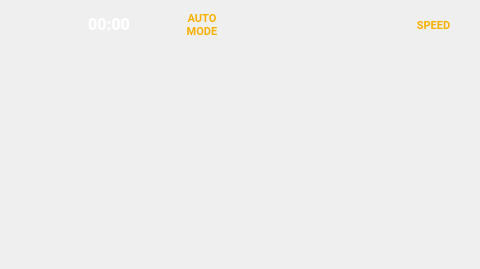
<?xml version="1.0" encoding="UTF-8"?>
<ui version="4.0">
 <class>MainWindow</class>
 <widget class="QMainWindow" name="MainWindow">
  <property name="geometry">
   <rect>
    <x>0</x>
    <y>0</y>
    <width>480</width>
    <height>269</height>
   </rect>
  </property>
  <property name="sizePolicy">
   <sizepolicy hsizetype="Fixed" vsizetype="Fixed">
    <horstretch>0</horstretch>
    <verstretch>0</verstretch>
   </sizepolicy>
  </property>
  <property name="windowTitle">
   <string notr="true">MainWindow</string>
  </property>
  <widget class="QWidget" name="centralwidget">
   <widget class="QWidget" name="title" native="true">
    <property name="geometry">
     <rect>
      <x>0</x>
      <y>0</y>
      <width>480</width>
      <height>49</height>
     </rect>
    </property>
    <property name="sizePolicy">
     <sizepolicy hsizetype="Fixed" vsizetype="Fixed">
      <horstretch>0</horstretch>
      <verstretch>0</verstretch>
     </sizepolicy>
    </property>
    <property name="font">
     <font>
      <pointsize>1</pointsize>
     </font>
    </property>
    <property name="styleSheet">
     <string notr="true">background-image: url(:/title_background/png/title/rectangle.png);</string>
    </property>
    <property name="inputMethodHints">
     <set>Qt::ImhNone</set>
    </property>
    <layout class="QGridLayout" name="gridLayout">
     <property name="rightMargin">
      <number>5</number>
     </property>
     <property name="horizontalSpacing">
      <number>5</number>
     </property>
     <item row="1" column="3">
      <widget class="MyToolButton" name="help">
       <property name="enabled">
        <bool>true</bool>
       </property>
       <property name="font">
        <font>
         <kerning>true</kerning>
        </font>
       </property>
       <property name="styleSheet">
        <string notr="true">QToolButton{background-color: transparent; border:0; color : white}</string>
       </property>
       <property name="inputMethodHints">
        <set>Qt::ImhNone</set>
       </property>
       <property name="icon">
        <iconset>
         <activeoff>:/help/png/title/spot-icons-help-inactive.png</activeoff>
         <activeon>:/help/png/title/spot-icons-help-active.png</activeon>
        </iconset>
       </property>
       <property name="iconSize">
        <size>
         <width>24</width>
         <height>18</height>
        </size>
       </property>
       <property name="checkable">
        <bool>true</bool>
       </property>
       <property name="popupMode">
        <enum>QToolButton::DelayedPopup</enum>
       </property>
       <property name="toolButtonStyle">
        <enum>Qt::ToolButtonIconOnly</enum>
       </property>
      </widget>
     </item>
     <item row="1" column="8">
      <widget class="MyToolButton" name="setting">
       <property name="enabled">
        <bool>true</bool>
       </property>
       <property name="styleSheet">
        <string notr="true">QToolButton{background-color: transparent; border:0; color : white}</string>
       </property>
       <property name="inputMethodHints">
        <set>Qt::ImhNone</set>
       </property>
       <property name="icon">
        <iconset>
         <activeoff>:/setting/png/title/spot-icons-settings-inactive.png</activeoff>
         <activeon>:/setting/png/title/spot-icons-settings-active.png</activeon>
        </iconset>
       </property>
       <property name="iconSize">
        <size>
         <width>24</width>
         <height>18</height>
        </size>
       </property>
       <property name="checkable">
        <bool>true</bool>
       </property>
       <property name="popupMode">
        <enum>QToolButton::InstantPopup</enum>
       </property>
       <property name="toolButtonStyle">
        <enum>Qt::ToolButtonIconOnly</enum>
       </property>
      </widget>
     </item>
     <item row="1" column="6">
      <widget class="MyToolButton" name="volume">
       <property name="enabled">
        <bool>true</bool>
       </property>
       <property name="styleSheet">
        <string notr="true">QToolButton{background-color: transparent; border:0; color : white}</string>
       </property>
       <property name="inputMethodHints">
        <set>Qt::ImhNone</set>
       </property>
       <property name="icon">
        <iconset>
         <activeoff>:/sound/png/title/spot-icons-sound-inactive.png</activeoff>
         <activeon>:/sound/png/title/spot-icons-sound-active.png</activeon>
        </iconset>
       </property>
       <property name="iconSize">
        <size>
         <width>24</width>
         <height>18</height>
        </size>
       </property>
       <property name="checkable">
        <bool>true</bool>
       </property>
       <property name="popupMode">
        <enum>QToolButton::InstantPopup</enum>
       </property>
       <property name="toolButtonStyle">
        <enum>Qt::ToolButtonIconOnly</enum>
       </property>
      </widget>
     </item>
     <item row="1" column="4">
      <widget class="MyToolButton" name="wifi">
       <property name="enabled">
        <bool>true</bool>
       </property>
       <property name="styleSheet">
        <string notr="true">QToolButton{background-color: transparent; border:0; color : white}</string>
       </property>
       <property name="inputMethodHints">
        <set>Qt::ImhNone</set>
       </property>
       <property name="icon">
        <iconset>
         <activeoff>:/wifi/png/title/spot-icons-wifi-inactive.png</activeoff>
         <activeon>:/wifi/png/title/spot-icons-wifi-active.png</activeon>
        </iconset>
       </property>
       <property name="iconSize">
        <size>
         <width>24</width>
         <height>18</height>
        </size>
       </property>
       <property name="checkable">
        <bool>true</bool>
       </property>
       <property name="popupMode">
        <enum>QToolButton::InstantPopup</enum>
       </property>
       <property name="toolButtonStyle">
        <enum>Qt::ToolButtonIconOnly</enum>
       </property>
      </widget>
     </item>
     <item row="1" column="10">
      <widget class="QToolButton" name="test_mode">
       <property name="enabled">
        <bool>true</bool>
       </property>
       <property name="sizePolicy">
        <sizepolicy hsizetype="Preferred" vsizetype="Preferred">
         <horstretch>0</horstretch>
         <verstretch>0</verstretch>
        </sizepolicy>
       </property>
       <property name="font">
        <font>
         <family>Roboto</family>
         <pointsize>8</pointsize>
         <weight>75</weight>
         <bold>true</bold>
         <kerning>false</kerning>
        </font>
       </property>
       <property name="styleSheet">
        <string notr="true">QToolButton{background-color: transparent; border:0; color : rgb(248,176,0)}</string>
       </property>
       <property name="inputMethodHints">
        <set>Qt::ImhNone</set>
       </property>
       <property name="text">
        <string>SPEED</string>
       </property>
       <property name="iconSize">
        <size>
         <width>24</width>
         <height>18</height>
        </size>
       </property>
       <property name="checkable">
        <bool>true</bool>
       </property>
       <property name="checked">
        <bool>false</bool>
       </property>
       <property name="popupMode">
        <enum>QToolButton::InstantPopup</enum>
       </property>
       <property name="toolButtonStyle">
        <enum>Qt::ToolButtonIconOnly</enum>
       </property>
      </widget>
     </item>
     <item row="1" column="0">
      <widget class="QLabel" name="logo">
       <property name="text">
        <string/>
       </property>
       <property name="pixmap">
        <pixmap resource="title.qrc">:/logo/png/title/logo.png</pixmap>
       </property>
       <property name="scaledContents">
        <bool>true</bool>
       </property>
      </widget>
     </item>
     <item row="1" column="9">
      <widget class="MyToolButton" name="profile_icon">
       <property name="enabled">
        <bool>true</bool>
       </property>
       <property name="styleSheet">
        <string notr="true">QToolButton{background-color: transparent; border:0; color : white}</string>
       </property>
       <property name="inputMethodHints">
        <set>Qt::ImhNone</set>
       </property>
       <property name="icon">
        <iconset>
         <activeoff>:/profile/png/title/spot-icons-profile-inactive.png</activeoff>
         <activeon>:/profile/png/title/spot-icons-profile-active.png</activeon>
        </iconset>
       </property>
       <property name="iconSize">
        <size>
         <width>24</width>
         <height>18</height>
        </size>
       </property>
       <property name="checkable">
        <bool>true</bool>
       </property>
       <property name="popupMode">
        <enum>QToolButton::InstantPopup</enum>
       </property>
       <property name="toolButtonStyle">
        <enum>Qt::ToolButtonIconOnly</enum>
       </property>
      </widget>
     </item>
     <item row="1" column="2">
      <widget class="QLabel" name="chip_mode">
       <property name="sizePolicy">
        <sizepolicy hsizetype="Fixed" vsizetype="Preferred">
         <horstretch>0</horstretch>
         <verstretch>0</verstretch>
        </sizepolicy>
       </property>
       <property name="minimumSize">
        <size>
         <width>50</width>
         <height>0</height>
        </size>
       </property>
       <property name="font">
        <font>
         <family>Roboto</family>
         <pointsize>8</pointsize>
         <weight>75</weight>
         <bold>true</bold>
        </font>
       </property>
       <property name="styleSheet">
        <string notr="true">QLabel{background-color: transparent; border:0; color : rgb(248,176,0)}</string>
       </property>
       <property name="text">
        <string>AUTO MODE</string>
       </property>
       <property name="scaledContents">
        <bool>false</bool>
       </property>
       <property name="alignment">
        <set>Qt::AlignCenter</set>
       </property>
       <property name="wordWrap">
        <bool>true</bool>
       </property>
      </widget>
     </item>
     <item row="1" column="1">
      <widget class="QLabel" name="time_label">
       <property name="sizePolicy">
        <sizepolicy hsizetype="Preferred" vsizetype="Preferred">
         <horstretch>0</horstretch>
         <verstretch>0</verstretch>
        </sizepolicy>
       </property>
       <property name="sizeIncrement">
        <size>
         <width>0</width>
         <height>0</height>
        </size>
       </property>
       <property name="font">
        <font>
         <family>Roboto Black</family>
         <pointsize>12</pointsize>
         <weight>75</weight>
         <bold>true</bold>
        </font>
       </property>
       <property name="styleSheet">
        <string notr="true">.QLabel{background-color: transparent; border:0; color :white}</string>
       </property>
       <property name="text">
        <string>00:00</string>
       </property>
      </widget>
     </item>
    </layout>
   </widget>
   <widget class="MyStackedWidget" name="slot_1">
    <property name="geometry">
     <rect>
      <x>0</x>
      <y>49</y>
      <width>96</width>
      <height>224</height>
     </rect>
    </property>
    <property name="sizePolicy">
     <sizepolicy hsizetype="Fixed" vsizetype="Fixed">
      <horstretch>0</horstretch>
      <verstretch>0</verstretch>
     </sizepolicy>
    </property>
    <property name="styleSheet">
     <string notr="true"/>
    </property>
    <property name="currentIndex">
     <number>-1</number>
    </property>
   </widget>
   <widget class="MyStackedWidget" name="slot_2">
    <property name="geometry">
     <rect>
      <x>96</x>
      <y>49</y>
      <width>96</width>
      <height>224</height>
     </rect>
    </property>
    <property name="sizePolicy">
     <sizepolicy hsizetype="Fixed" vsizetype="Fixed">
      <horstretch>0</horstretch>
      <verstretch>0</verstretch>
     </sizepolicy>
    </property>
    <property name="styleSheet">
     <string notr="true"/>
    </property>
    <property name="currentIndex">
     <number>-1</number>
    </property>
   </widget>
   <widget class="MyStackedWidget" name="slot_3">
    <property name="geometry">
     <rect>
      <x>192</x>
      <y>49</y>
      <width>96</width>
      <height>224</height>
     </rect>
    </property>
    <property name="sizePolicy">
     <sizepolicy hsizetype="Fixed" vsizetype="Fixed">
      <horstretch>0</horstretch>
      <verstretch>0</verstretch>
     </sizepolicy>
    </property>
    <property name="styleSheet">
     <string notr="true"/>
    </property>
    <property name="currentIndex">
     <number>-1</number>
    </property>
   </widget>
   <widget class="MyStackedWidget" name="slot_4">
    <property name="geometry">
     <rect>
      <x>288</x>
      <y>49</y>
      <width>96</width>
      <height>224</height>
     </rect>
    </property>
    <property name="sizePolicy">
     <sizepolicy hsizetype="Fixed" vsizetype="Fixed">
      <horstretch>0</horstretch>
      <verstretch>0</verstretch>
     </sizepolicy>
    </property>
    <property name="styleSheet">
     <string notr="true"/>
    </property>
    <property name="currentIndex">
     <number>-1</number>
    </property>
   </widget>
   <widget class="MyStackedWidget" name="slot_5">
    <property name="geometry">
     <rect>
      <x>384</x>
      <y>49</y>
      <width>96</width>
      <height>224</height>
     </rect>
    </property>
    <property name="sizePolicy">
     <sizepolicy hsizetype="Fixed" vsizetype="Fixed">
      <horstretch>0</horstretch>
      <verstretch>0</verstretch>
     </sizepolicy>
    </property>
    <property name="styleSheet">
     <string notr="true"/>
    </property>
    <property name="currentIndex">
     <number>-1</number>
    </property>
   </widget>
  </widget>
 </widget>
 <customwidgets>
  <customwidget>
   <class>MyToolButton</class>
   <extends>QToolButton</extends>
   <header>MyToolButton</header>
  </customwidget>
  <customwidget>
   <class>MyStackedWidget</class>
   <extends>QStackedWidget</extends>
   <header location="global">MyStackedWidget</header>
   <container>1</container>
  </customwidget>
 </customwidgets>
 <resources>
  <include location="title.qrc"/>
 </resources>
 <connections/>
</ui>
